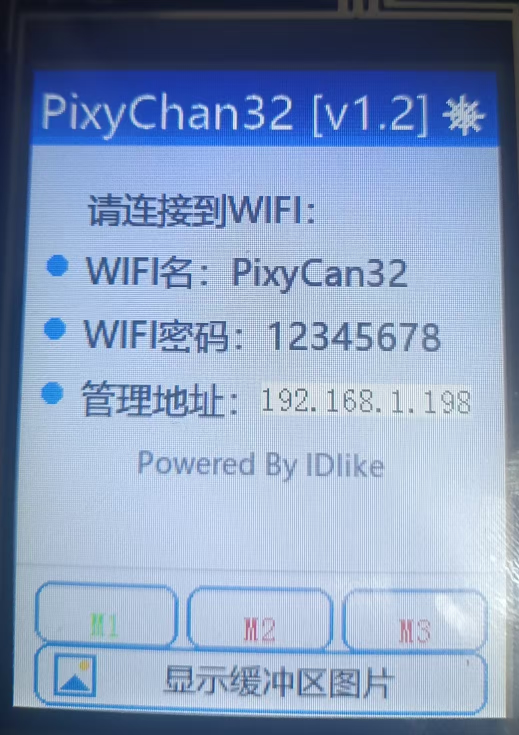
#> input picture img1.jpg, 1038 x 1470 px (shown at 1/2 size)
$ python main.py
#> lines starting #> are read from the running program, lines starting #| are printed output that depends on the picture
import io
import os
import tempfile
import time
import struct
import requests
from PIL import Image, ImageSequence
import subprocess

# 通用参数
DEFAULT_GIF_PATH = "test.gif"
DEFAULT_BIN_PATH = "animation.bin"
# DEFAULT_UPLOAD_URL_GIF = "http://192.168.1.1/uploada"

DEFAULT_IMAGE_PATH = "test.jpg"
DEFAULT_IMAGE_BIN_PATH = "img.bin"
# DEFAULT_UPLOAD_URL_IMAGE = "http://192.168.1.1/upload"

WIDTH = 240
HEIGHT = 320
MAX_GIF_FRAMES = 96  # Maximum frames allowed for GIF upload


# gif相关，注意RGB565高8位在前
# [47 lines left out: functions convert_frame_to_rgb565_gif, gif_to_bin, upload_bin_file_gif, not called in this run]


# 普通图片相关，注意RGB565低8位在前
def convert_frame_to_rgb565_image(frame: Image.Image) -> bytes:
    frame = frame.convert("RGB").resize((WIDTH, HEIGHT))
    data = frame.getdata()
    rgb565_bytes = bytearray()
    for r, g, b in data:
        rgb565 = ((r & 0xF8) << 8) | ((g & 0xFC) << 3) | (b >> 3)
        rgb565_bytes.append(rgb565 & 0xFF)
        rgb565_bytes.append((rgb565 >> 8) & 0xFF)
    return bytes(rgb565_bytes)


# [57 lines left out: functions upload_bin_file_image, mp4_to_bin, not called in this run]


# 对外接口1：上传静态图片
def upload_image(image_path=DEFAULT_IMAGE_PATH, upload_url=""):
    print("Converting image to .bin...")
    im = Image.open(image_path)
    with open(DEFAULT_IMAGE_BIN_PATH, "wb") as f:
        rgb565 = convert_frame_to_rgb565_image(im)
        f.write(rgb565)

    print("Notifying server...")
    try:
        r = requests.get("http://192.168.1.1/", data="a")  # 保持原样
        if r.status_code != 200:
            print("Notification failed:", r.status_code, r.text)
    except Exception as e:
        print("Notification error:", e)

    print("Uploading image...")
    upload_bin_file_image(DEFAULT_IMAGE_BIN_PATH, upload_url)


# 对外接口2：上传动图
# [15 lines left out: functions upload_gif, upload_mp4, not called in this run]


dip = "192.168.1.1"  # 默认设备IP

def select_mode():
    global dip
    print("======= 模式选择 =======")
    print("1. 主模式（设备IP设为192.168.1.1）")
    print("2. 从模式（请输入设备IP）")
    print("========================")
    mode = input("请输入模式选择（1/2）：").strip()
#> the answer given: 1
    if mode == "1":
        dip = "192.168.1.1"
    elif mode == "2":
        dip = input("请输入设备IP地址：").strip()
    else:
        print("无效输入，默认设置为主模式。")
        dip = "192.168.1.1"
# [12 lines left out: function configure_slave_wifi, not called in this run]

def main_menu():
    while True:
        print("\n========= 主菜单 =========")
        print("当前设备ip：" + dip)
        print("请选择要执行的操作：")
        print("1. 上传静态图片")
        print("2. 上传动图（GIF） MAX SIZE: 96 FRAMES")
        print("3. 上传动图（BIN） MAX SIZE: 14,745,604 字节/14MB")
        print("4. 上传MP4（转换为BIN） MAX SIZE: 14,745,604 字节/14MB")
        print("5. 配置设备WiFi连接 ")
        print("0. 退出")
        print("==========================")

        choice = input("请输入你的选择（0-5）：").strip()
#> the answer given: 1

        if choice == "1":
            image_path = input("请输入图片路径：").strip()
#> the answer given: img1.jpg
            upload_image(image_path,f"http://{dip}/upload")
#> in upload_image, im is the input picture: PIL image 1038x1470 RGB; mean R, G, B 136, 156.5, 189.6
#> in convert_frame_to_rgb565_image, `frame = frame.convert("RGB").resize((WIDTH, HEIGHT))`:
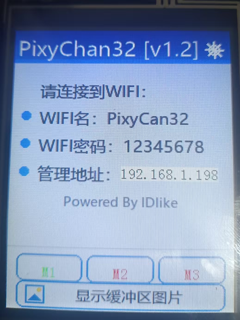
#> frame: PIL image 240x320 RGB; mean R, G, B 136, 156.5, 189.6
#> the loop in convert_frame_to_rgb565_image, `for r, g, b in data:` made 76800 passes
#> (r, g, b, rgb565) on passes 1 to 3: (15, 15, 25, 2147), (16, 16, 26, 4227), (16, 16, 26, 4227)
#> (the call stopped at in upload_image, `r = requests.get("http://192.168.1.1/", data="a")`: the network is not available in this run)
        elif choice == "2":
            gif_path = input("请输入GIF路径：").strip()
            upload_gif(gif_path,f"http://{dip}/uploada")
        elif choice == "3":
            bin_path = input("请输入BIN路径：").strip()
            upload_bin_file_image(bin_path, f"http://{dip}/uploada")
        elif choice == "4":
            mp4_path = input("请输入MP4路径：").strip()
            upload_mp4(mp4_path,f"http://{dip}/uploada")
        elif choice == "5":
            configure_slave_wifi()
        elif choice == "0":
            print("已退出。")
            break
        else:
            print("无效输入，请重新选择。")
#> pass 2 of the loop in main_menu, `while True:`:
#> the answer given: 1
#> the answer given: img2.jpg
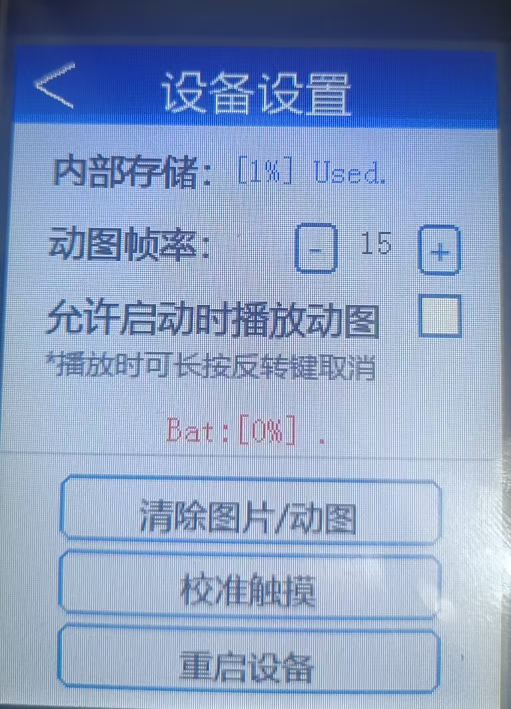
#> input picture img2.jpg, 1021 x 1418 px (shown at 1/2 size)
#> in upload_image, im is the input picture: PIL image 1021x1418 RGB; mean R, G, B 138, 158.2, 194
#> in convert_frame_to_rgb565_image (call 2), `frame = frame.convert("RGB").resize((WIDTH, HEIGHT))`:
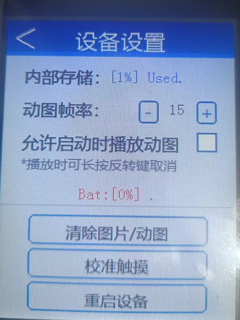
#> frame: PIL image 240x320 RGB; mean R, G, B 138, 158.2, 194
#> the loop in convert_frame_to_rgb565_image (call 2), `for r, g, b in data:` made 76800 passes
#> (r, g, b, rgb565) on passes 1 to 3: (44, 47, 56, 10599), (51, 54, 63, 12711), (49, 51, 63, 12679)

# 程序入口
if __name__ == "__main__":
    select_mode()
#> (the run stopped early here; a loop or call above may not have finished)
